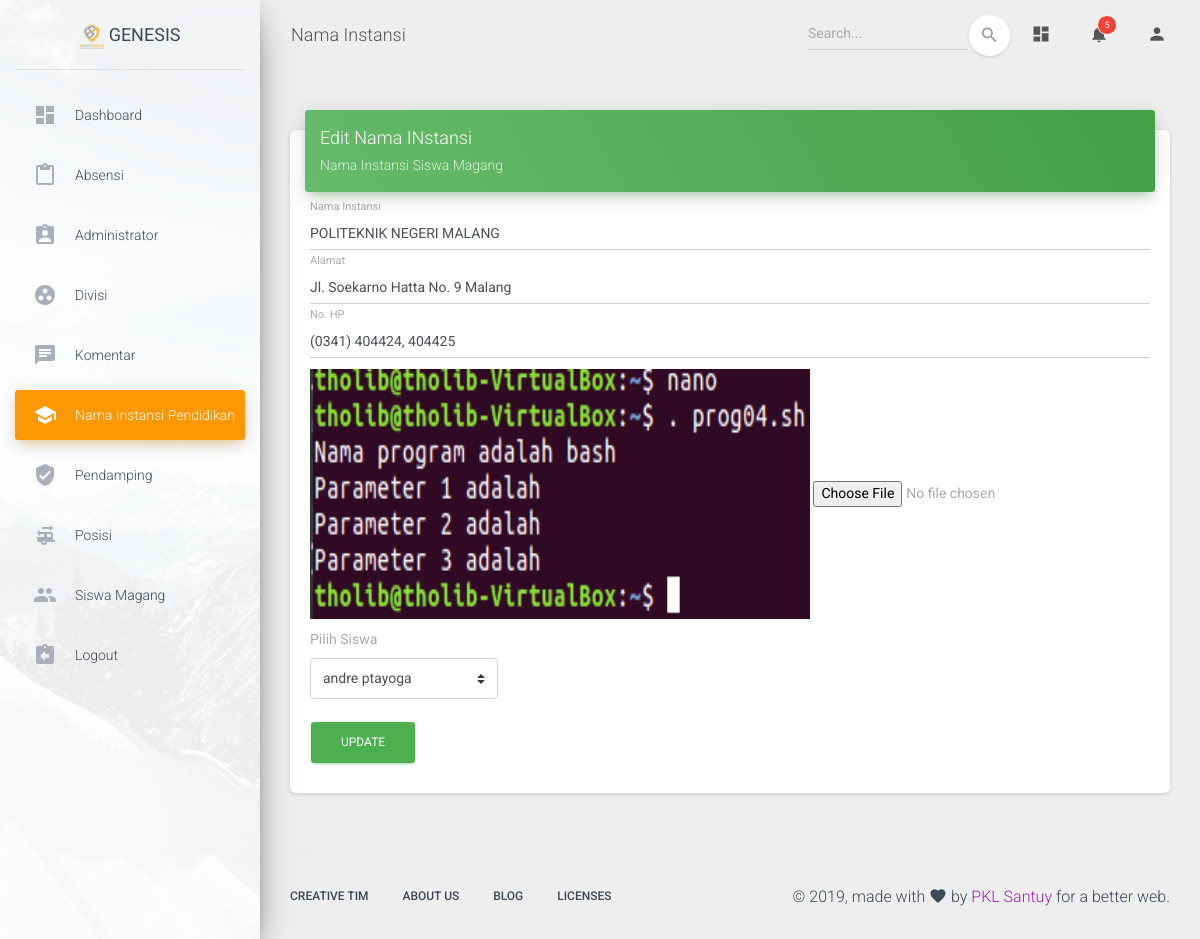
The app's page /index.php/Admin/NamaInstansi/update/1 with its own data.
### tables this page shows
CREATE TABLE `nama_instansi` (
  `id_instansi` int(11) NOT NULL,
  `nama_instansi` varchar(55) NOT NULL,
  `alamat` varchar(100) NOT NULL,
  `no_hp` varchar(45) NOT NULL,
  `gambar` varchar(100) NOT NULL,
  `fk_id_siswa` int(11) NOT NULL
);

### application/controllers/Admin/NamaInstansi.php (called while the page is built, shortened)
<?php
class NamaInstansi extends CI_Controller {
	public function __construct()
	{
		$this->load->library('form_validation');
		$this->load->model('NamaInstansiModel');
	}
	public function update($id)
	{
		$this->form_validation->set_error_delimiters('<p class="text-danger">','</p');
		$this->form_validation->set_rules('nama_instansi','nama_instansi',"required|trim");
		$this->form_validation->set_rules('alamat','alamat',"required");
		$this->form_validation->set_rules('no_hp','no_hp',"required");
		$this->form_validation->set_rules('fk_id_siswa','fk_id_siswa',"required");
		if ($this->form_validation->run() == FALSE) {
			$data['nama_instansi'] = $this->NamaInstansiModel->get_id($id);
			$this->load->view('admin/nama_instansi/template/header');
			$this->load->view('admin/nama_instansi/update',$data);
			$this->load->view('admin/nama_instansi/template/footer');
	}
}
}

### index.php (called while the page is built, shortened)
<?php
require_once BASEPATH.'core/CodeIgniter.php';

### application/models/NamaInstansiModel.php (called while the page is built, shortened)
<?php
class NamaInstansiModel extends CI_Model {
	public function get_id($id)
	{
		return $this->db->where('id_instansi',$id)->get('nama_instansi')->row(0);
	}
}

### application/views/admin/nama_instansi/update.php (the view, shortened to what this page needs)
<div class="content">
  <div class="container-fluid">
    <div class="row">
      <div class="col-md-12">
        <div class="card">
          <div class="card-header card-header-success">
            <h4 class="card-title ">Edit Nama INstansi</h4>
            <p class="card-category">Nama Instansi Siswa Magang</p>
          </div>
          <div class="card-body">
            <form action="" method="post" enctype="multipart/form-data">
              <div class="form-group">
                <label class="bmd-label-floating">Nama Instansi</label>
                <input type="text" id="input-nama_instansi" name="nama_instansi" class="form-control" value="<?php echo $nama_instansi->nama_instansi ?>">
              </div>
              <div class="form-group">
                <label class="bmd-label-floating">Alamat</label>
                <input type="text" id="input-alamat" name="alamat" class="form-control" value="<?php echo $nama_instansi->alamat ?>">
              </div>
              <div class="form-group">
                <label class="bmd-label-floating">No. HP</label>
                <input type="text" id="input-no_hp" name="no_hp" class="form-control" value="<?php echo $nama_instansi->no_hp ?>">
              </div>
              <img src="<?php echo base_url('./assets/uploads/nama_instansi/'.$nama_instansi->gambar.'');?>" height="250px" width="500px">
                 <label class="file">
                    <input type="file" class="form-control-file" name="gambar">
                  </label>
              <div class="row">
                <div class="col-sm-3">
                  <div class="form-group">
                    <label for="nama_divisi">Pilih Siswa</label>
                    <select class="custom-select" name="fk_id_siswa"class="form-control">
                      <?php foreach ($this->db->get('siswa_magang')->result_array() as $key => $value): ?>
                      <option value="<?php echo $value['id_siswa'] ?>"><?php echo $value['nama'] ?></option>
                      <?php endforeach ?>
                    </select>
                  </div>
                </div>
              </div>
              <div class="form-group">
                <input class="btn btn-success" type="submit" value="Update">
              </div>
            </form>
          </div>
        </div>
      </div>
    </div>
  </div>
</div>

### records on screen
nama_instansi: nama_instansi "POLITEKNIK NEGERI MALANG", alamat "Jl. Soekarno Hatta No. 9 Malang", no_hp "(0341) 404424, 404425", gambar (picture)

### other values on screen
form field fk_id_siswa "andre ptayoga"
